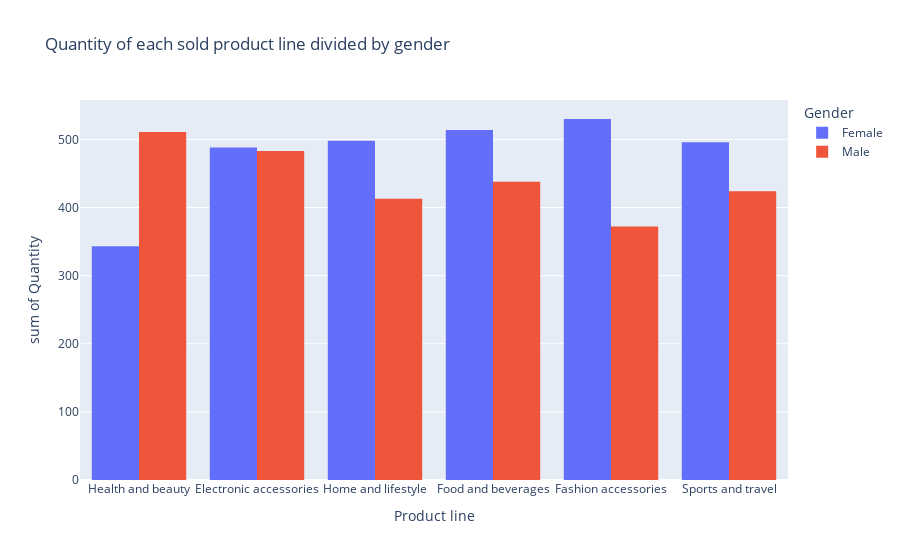

Notebook code for this chart:
### Code cell
fig = px.histogram(df, x="Product line", y="Quantity", color="Gender" , barmode="group", barnorm=None, 
                    title="Quantity of each sold product line divided by gender")
fig.show()

### Figure 1 — Plotly figure (JSON) as saved in the notebook; plotly's stock layout.template omitted (floating-point values rounded to 4 significant figures; data arrays with more than 128 entries replaced by an {"elided": "..."} marker saying what was removed)
{"data": [{"alignmentgroup": "True", "bingroup": "x", "histfunc": "sum", "hovertemplate": "Gender=Female<br>Product line=%{x}<br>sum of Quantity=%{y}<extra></extra>", "legendgroup": "Female", "marker": {"color": "#636efa", "pattern": {"shape": ""}}, "name": "Female", "offsetgroup": "Female", "orientation": "v", "showlegend": true, "type": "histogram", "x": {"elided": "501 str values"}, "xaxis": "x", "y": {"elided": "501 int values"}, "yaxis": "y"}, {"alignmentgroup": "True", "bingroup": "x", "histfunc": "sum", "hovertemplate": "Gender=Male<br>Product line=%{x}<br>sum of Quantity=%{y}<extra></extra>", "legendgroup": "Male", "marker": {"color": "#EF553B", "pattern": {"shape": ""}}, "name": "Male", "offsetgroup": "Male", "orientation": "v", "showlegend": true, "type": "histogram", "x": {"elided": "499 str values"}, "xaxis": "x", "y": {"elided": "499 int values"}, "yaxis": "y"}], "layout": {"barmode": "group", "legend": {"title": {"text": "Gender"}, "tracegroupgap": 0}, "title": {"text": "Quantity of each sold product line divided by gender"}, "xaxis": {"anchor": "y", "domain": [0, 1], "title": {"text": "Product line"}}, "yaxis": {"anchor": "x", "domain": [0, 1], "title": {"text": "sum of Quantity"}}}}
